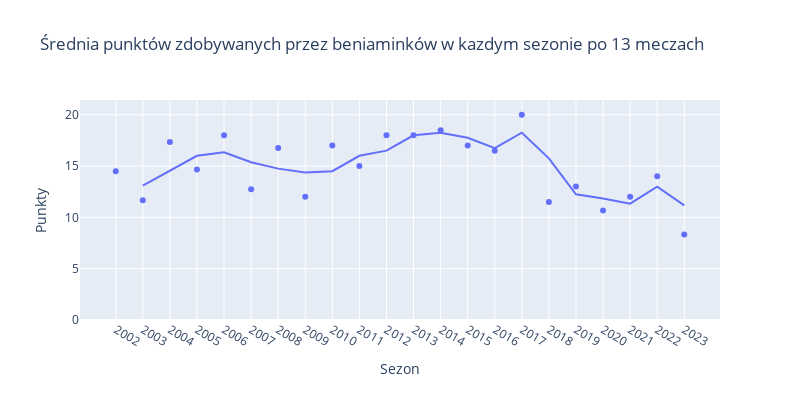

The cell this chart's notebook holds for it:
### Code cell
fig = px.scatter(grouped_sezon, x='Sezon', y='Punkty', trendline="rolling", trendline_options=dict(window=2), \
                 title = 'Średnia punktów zdobywanych przez beniaminków w kazdym sezonie po 13 meczach', width=800, height=400)

fig.update_yaxes(rangemode="tozero")
fig.show()

### Figure 1 — Plotly figure (JSON) as saved in the notebook; plotly's stock layout.template omitted (floating-point values rounded to 4 significant figures)
{"data": [{"hovertemplate": "Sezon=%{x}<br>Punkty=%{y}<extra></extra>", "legendgroup": "", "marker": {"color": "#636efa", "symbol": "circle"}, "mode": "markers", "name": "", "orientation": "v", "showlegend": false, "type": "scatter", "x": ["2002", "2003", "2004", "2005", "2006", "2007", "2008", "2009", "2010", "2011", "2012", "2013", "2014", "2015", "2016", "2017", "2018", "2019", "2020", "2021", "2022", "2023"], "xaxis": "x", "y": [14.5, 11.67, 17.33, 14.67, 18, 12.75, 16.75, 12, 17, 15, 18, 18, 18.5, 17, 16.5, 20, 11.5, 13, 10.67, 12, 14, 8.333], "yaxis": "y"}, {"hovertemplate": "<b>Rolling mean trendline</b><br><br>Sezon=%{x}<br>Punkty=%{y} <b>(trend)</b><extra></extra>", "legendgroup": "", "marker": {"color": "#636efa", "symbol": "circle"}, "mode": "lines", "name": "", "showlegend": false, "type": "scatter", "x": ["2002", "2003", "2004", "2005", "2006", "2007", "2008", "2009", "2010", "2011", "2012", "2013", "2014", "2015", "2016", "2017", "2018", "2019", "2020", "2021", "2022", "2023"], "xaxis": "x", "y": [null, 13.08, 14.5, 16, 16.33, 15.38, 14.75, 14.38, 14.5, 16, 16.5, 18, 18.25, 17.75, 16.75, 18.25, 15.75, 12.25, 11.83, 11.33, 13, 11.17], "yaxis": "y"}], "layout": {"height": 400, "legend": {"tracegroupgap": 0}, "title": {"text": "Średnia punktów zdobywanych przez beniaminków w kazdym sezonie po 13 meczach"}, "width": 800, "xaxis": {"anchor": "y", "domain": [0, 1], "title": {"text": "Sezon"}}, "yaxis": {"anchor": "x", "domain": [0, 1], "rangemode": "tozero", "title": {"text": "Punkty"}}}}
